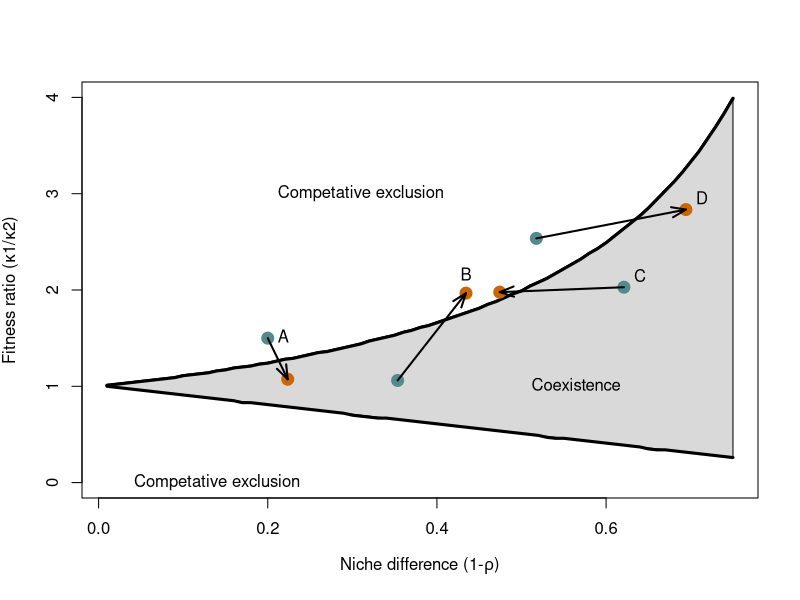
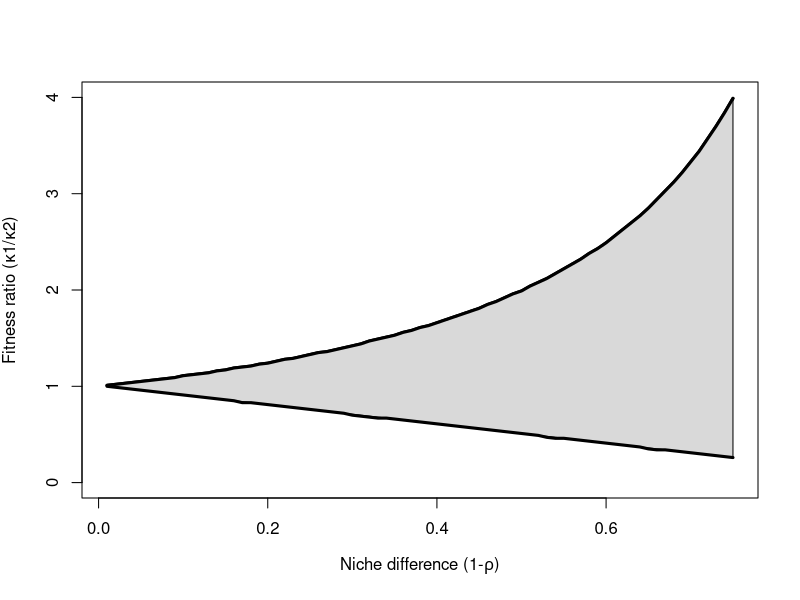

Generate these figures, in order, with R: (Note: this script raises an error after producing the figures.)
###using Chesson modern coexistence theory to assess ECD impacts on coexistence and inferences about BEF relationships. 

rho<-seq(0.25,0.99,0.01)
inv.rho<-1/rho
FR<-seq(0,4.2,0.01)

min<-NULL
max<-NULL
for (i in 1:length(rho)){
  tmp<-FR[FR>rho[i] & FR<inv.rho[i]]
  min[i]<-min(tmp)
  max[i]<-max(tmp)
}

ND<-1-rho

ND_FD_1<-function(r1,r2,a12,a21,a11,a22){
  rND<-sqrt((a12*a21)/(a11*a22))
  rFD<-(log(r1)/log(r2))*sqrt((a12*a11)/(a21*a22))
  return(data.frame(Niche_diff=rND,Fitness_ratio=rFD))
}

##this is a formulation including Ks if estimation of fitness and niche differences
ND_FD_2<-function(K1,K2,a12,a21){
  t.ND<-sqrt((a12/K1)*(a21/K2))
  t.FD<-(K1/K2)*sqrt((a21*K1)/(a12*K2))
  return(data.frame(Niche_diff=t.ND,Fitness_ratio=t.FD))
}

###using formulation with K

quartz()
plot(ND,max,type="l",ylim=c(0,4),lwd=3,
     xlab=expression("Niche difference (1-"*rho*")"),
     ylab=expression("Fitness ratio ("*kappa*"1/"*kappa*"2)"))
polygon(c(min(ND),max(ND),max(ND),ND),c(1,min(min),max(max),max),col="grey85")

lines(ND,max,type="l",lwd=3)
lines(ND,min,type="l",lwd=3)

K1<-15; K2<-10; a12<-3; a21<-2

p1<-ND_FD_2(K1,K2,a12,a21)
points(p1,pch=19,cex=1.6,col="darkslategray4")

K1<-12
p2<-ND_FD_2(K1,K2,a12,a21)
points(p2,pch=19,cex=1.6,col="darkorange3")

arrows(p1[,1],p1[,2],p2[,1],p2[,2],lwd=2,length=0.15,angle=20)

##next case
K1<-12; K2<-8; a12<-6; a21<-2
p3<-ND_FD_2(K1,K2,a12,a21)
p3

points(p3,pch=19,cex=1.6,col="darkslategray4")

K2<-5.3
p4<-ND_FD_2(K1,K2,a12,a21)
p4
points(p4,pch=19,cex=1.6,col="darkorange3")
arrows(p3[,1],p3[,2],p4[,1],p4[,2],lwd=2,length=0.15,angle=20)


text(p1,"A",pos=4)
text(p4[1],p4[2]+0.2,"B")
text(0.5,1, pos=4, "Coexistence",cex=1)
text(0.03,0, pos=4, "Competative exclusion",cex=1)
text(0.2,3, pos=4, "Competative exclusion",cex=1)


###ND
K1<-14; K2<-10; a12<-6; a21<-9

N1<-ND_FD_2(K1,K2,a12,a21)
points(N1,pch=19,cex=1.6,col="darkslategray4")

a12<-4.7;a21<-6.7
N2<-ND_FD_2(K1,K2,a12,a21)
N2
points(N2,pch=19,cex=1.6,col="darkorange3")
arrows(N1[,1],N1[,2],N2[,1],N2[,2],lwd=2,length=0.15,angle=20)
text(N1[,1],(N1[,2]+0.1),"C",pos=4)


K1<-14; K2<-8; a12<-5; a21<-6

N3<-ND_FD_2(K1,K2,a12,a21)
N3
points(N3,pch=19,cex=1.6,col="darkslategray4")

a12<-6; a21<-9
N4<-ND_FD_2(K1,K2,a12,a21)
N4

points(N4,pch=19,cex=1.6,col="darkorange3")
arrows(N3[,1],N3[,2],N4[,1],N4[,2],lwd=2,length=0.15,angle=20)
text(N4[,1],(N4[,2]+0.1),"D",pos=4)



###standard version without K in estimating ND and FD
quartz()
plot(ND,max,type="l",ylim=c(0,4),lwd=3,
     xlab=expression("Niche difference (1-"*rho*")"),
     ylab=expression("Fitness ratio ("*kappa*"1/"*kappa*"2)"))
polygon(c(min(ND),max(ND),max(ND),ND),c(1,min(min),max(max),max),col="grey85")

lines(ND,max,type="l",lwd=3)
lines(ND,min,type="l",lwd=3)

r1<-1.4; r2<-1.2; a11<-0.6; a22<-0.6; a12<-0.3; a21<-0.2

p1<-ND_FD(r1,r2,a12,a21,a11,a22)
points(p1,pch=19,cex=1.6,col="darkslategray4")

r1<-1.2
p2<-ND_FD(r1,r2,a12,a21,a11,a22)
points(p2,pch=19,cex=1.6,col="darkorange3")

arrows(p1[,1],p1[,2],p2[,1],p2[,2],lwd=2,length=0.15,angle=20)

r1<-1.3; a12<-0.2;a21<-0.45;a11<-0.9;a22<-0.9
p3<-ND_FD(r1,r2,a12,a21,a11,a22)
p3

points(p3,pch=19,cex=1.6,col="darkslategray4")

r2<-1.6
p4<-ND_FD(r1,r2,a12,a21,a11,a22)
p4
points(p4,pch=19,cex=1.6,col="darkorange3")
arrows(p3[,1],p3[,2],p4[,1],p4[,2],lwd=2,length=0.15,angle=20)


text(p1,"1.3",pos=4)
text(p4,"1.4",pos=4)
text(0.5,1, pos=4, "Coexistence",cex=0.8)
text(0.03,0, pos=4, "Competative exclusion",cex=0.8)
text(0.2,3, pos=4, "Competative exclusion",cex=0.8)


###ND
r1<-1.45; r2<-1.2; a11<-0.45; a22<-0.45; a12<-0.3; a21<-0.2

N1<-ND_FD(r1,r2,a12,a21,a11,a22)
N1

a21<-0.25
N2<-ND_FD(r1,r2,a12,a21,a11,a22)
N2
points(N1,pch=19,cex=1.6,col="darkslategray4")
points(N2,pch=19,cex=1.6,col="darkorange3")
arrows(N1[,1],N1[,2],N2[,1],N2[,2],lwd=2,length=0.15,angle=20)
text(N1[,1],(N1[,2]+0.1),"3.1",pos=4)


r1<-1.55; r2<-1.2; a11<-0.35; a22<-0.35; a12<-0.3; a21<-0.2

N3<-ND_FD(r1,r2,a12,a21,a11,a22)
N3

a21<-0.15
N4<-ND_FD(r1,r2,a12,a21,a11,a22)
N4
points(N3,pch=19,cex=1.6,col="darkslategray4")
points(N4,pch=19,cex=1.6,col="darkorange3")
arrows(N3[,1],N3[,2],N4[,1],N4[,2],lwd=2,length=0.15,angle=20)
text(N4[,1],(N4[,2]+0.1),"3.1",pos=4)
